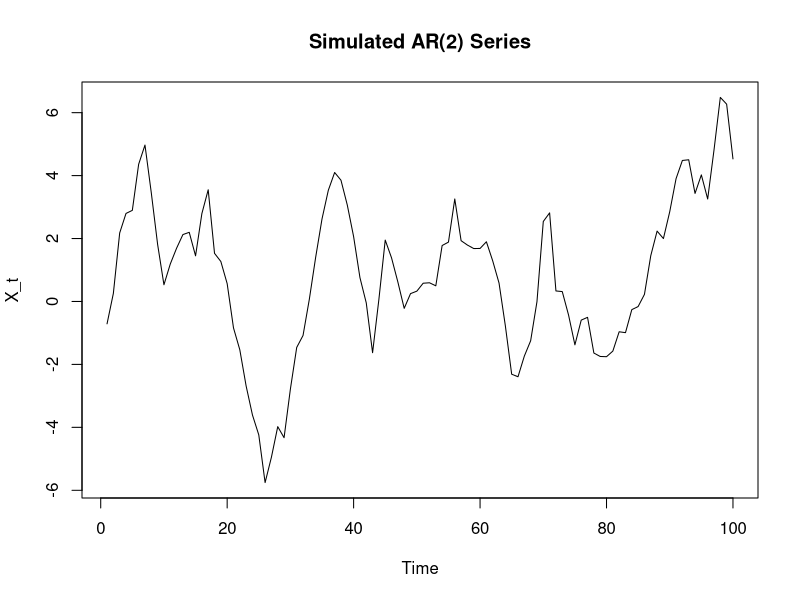
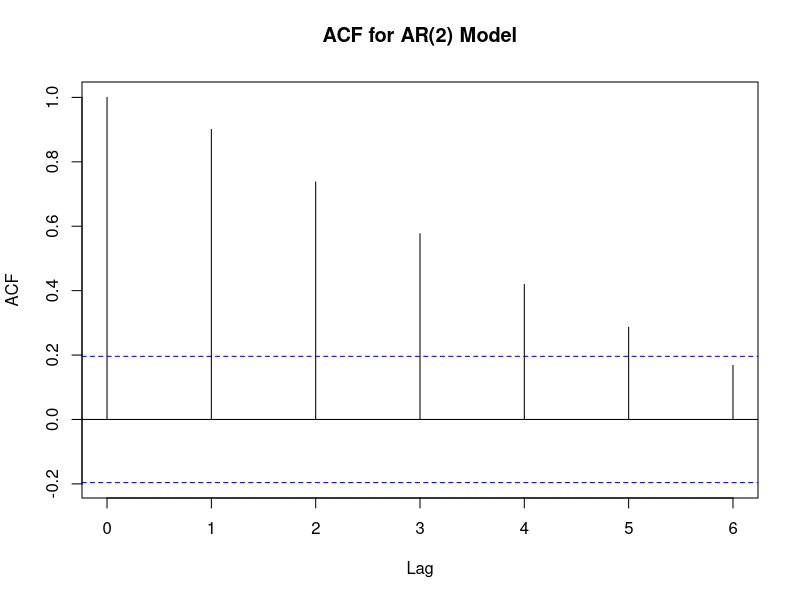
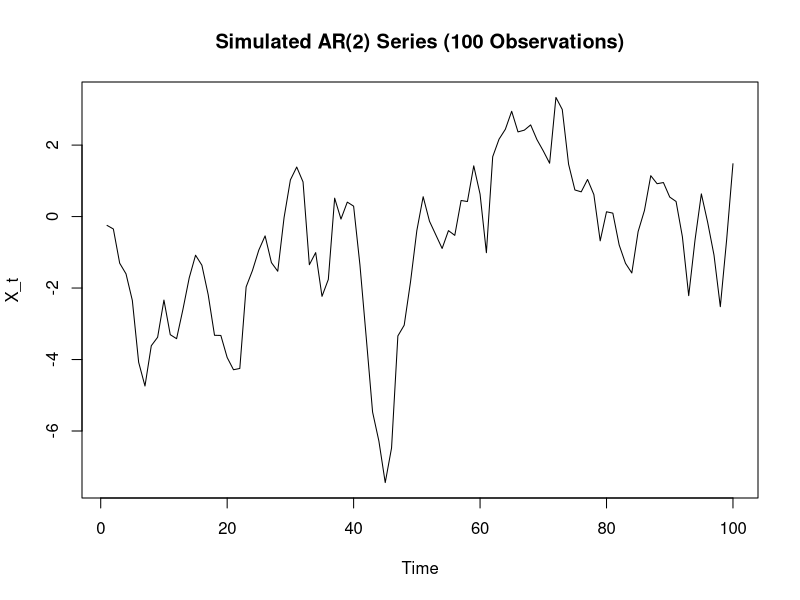
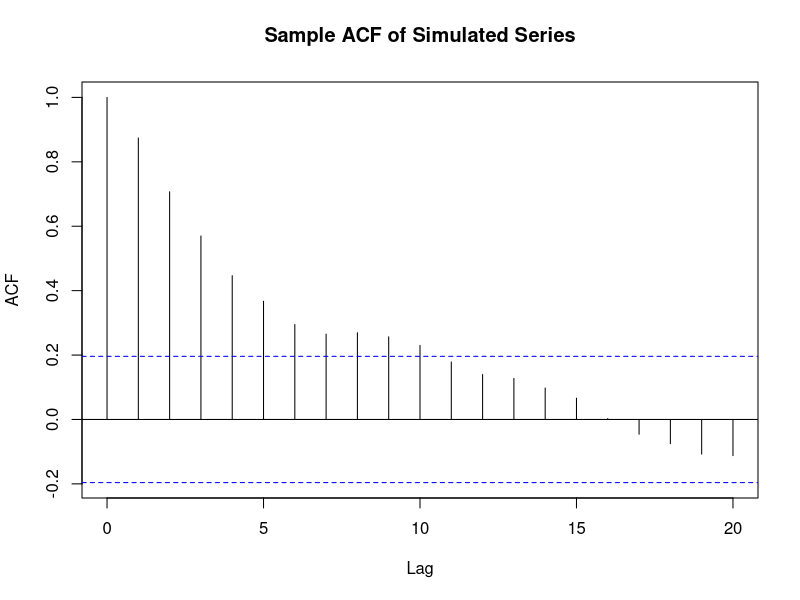
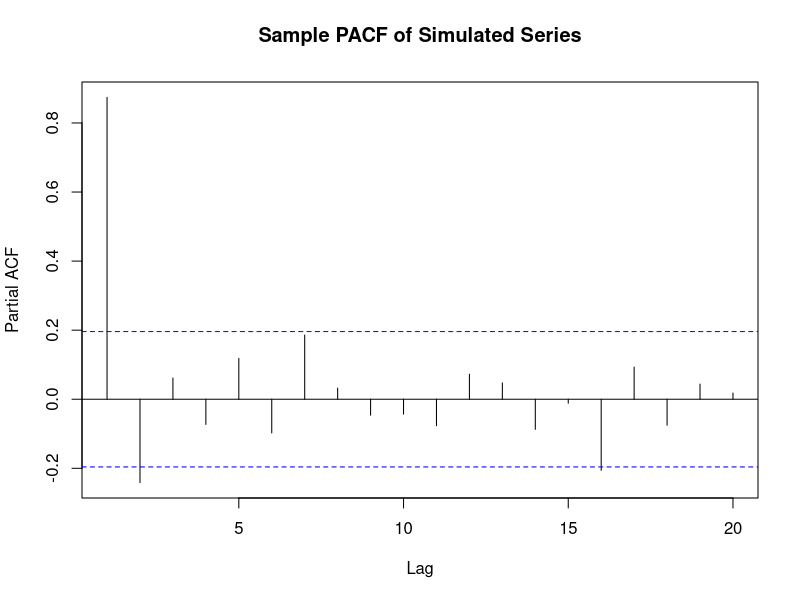
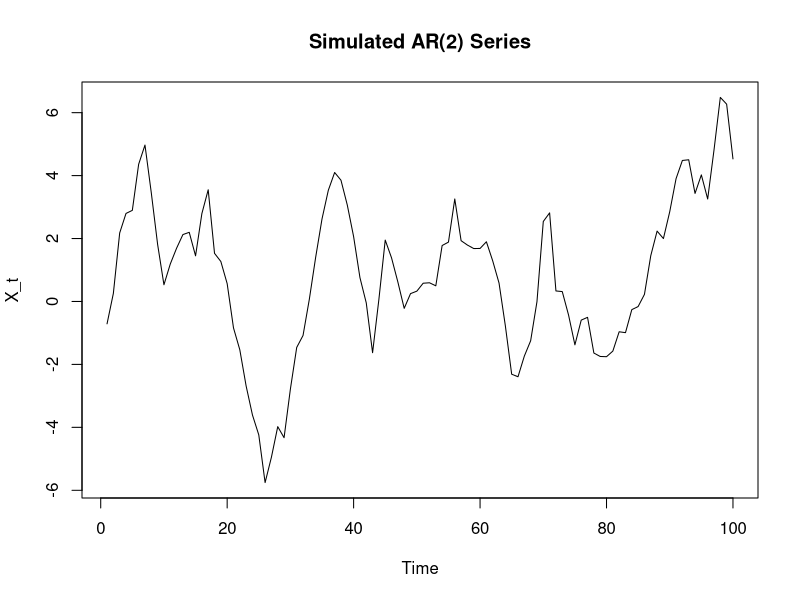
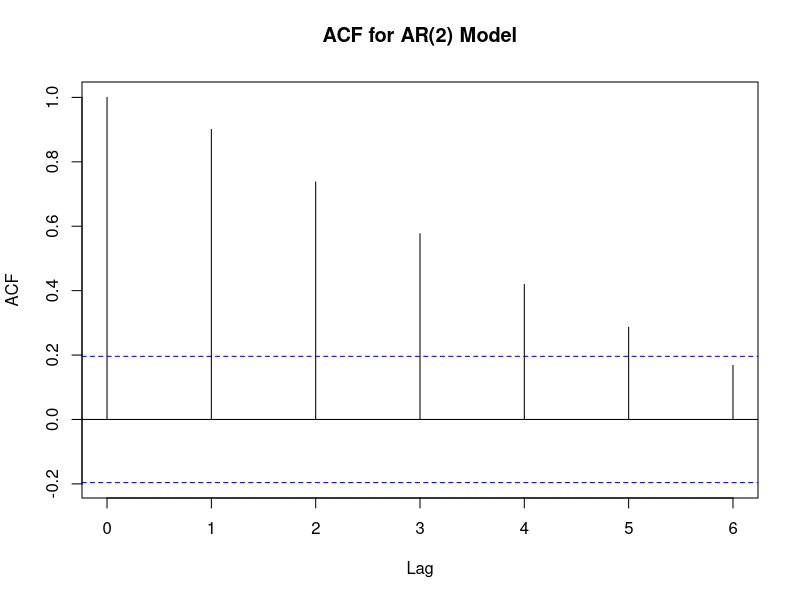
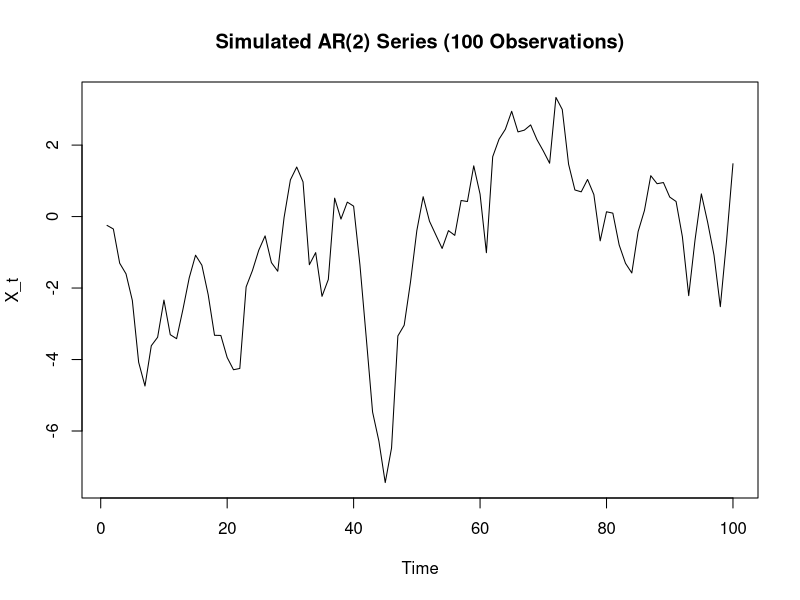

Generate these figures, in order, with R:
library(stats)

# Part a: Simulating AR(2) series

set.seed(123)  # Ensure reproducibility

# Define AR(2) parameters
n <- 100       # Number of observations
phi1 <- 1.3    # Coefficient for lag 1
phi2 <- -0.4   # Coefficient for lag 2
sigma2 <- 1    # Variance of white noise

# Generate white noise
Z <- rnorm(n, mean = 0, sd = sqrt(sigma2))

# Initialize the AR(2) series
X <- numeric(n)
X[1] <- rnorm(1, mean = 0, sd = 1)  # Initial value X_0
X[2] <- rnorm(1, mean = 0, sd = 1)  # Initial value X_1

# Generate the AR(2) series recursively
for (t in 3:n) {
  X[t] <- phi1 * X[t-1] + phi2 * X[t-2] + Z[t]
}

# Display the simulated series plot on screen
plot(X, type = "l", main = "Simulated AR(2) Series", xlab = "Time", ylab = "X_t")

# Save the simulated series plot
png("Simulated_AR2_Series.png", width = 800, height = 400)
plot(X, type = "l", main = "Simulated AR(2) Series", xlab = "Time", ylab = "X_t")
dev.off()

# Display the ACF plot on screen for h=0,1,2,3,4,5,6
acf(X, lag.max = 6, main = "ACF for AR(2) Model")

# Save the ACF plot
png("ACF_AR2_Model.png", width = 800, height = 400)
acf(X, lag.max = 6, main = "ACF for AR(2) Model")
dev.off()

# Part b: Simulating and saving ACF/PACF plots for a shorter series

# Simulate a shorter AR(2) series
x_sim <- numeric(n)
x_sim[1] <- rnorm(1, mean = 0, sd = 1)  # Initial value X_0
x_sim[2] <- rnorm(1, mean = 0, sd = 1)  # Initial value X_1

# Generate the series
for (t in 3:n) {
  x_sim[t] <- phi1 * x_sim[t-1] + phi2 * x_sim[t-2] + rnorm(1, mean = 0, sd = sqrt(sigma2))
}

# Display the shorter simulated series plot on screen
plot(x_sim, type = "l", main = "Simulated AR(2) Series (100 Observations)", xlab = "Time", ylab = "X_t")

# Save the shorter simulated series plot
png("Short_Simulated_AR2_Series.png", width = 800, height = 400)
plot(x_sim, type = "l", main = "Simulated AR(2) Series (100 Observations)", xlab = "Time", ylab = "X_t")
dev.off()

# Display the sample ACF plot for h=1 to 20 on screen
acf(x_sim, lag.max = 20, main = "Sample ACF of Simulated Series")

# Save the sample ACF plot
png("Sample_ACF_Short_Series.png", width = 800, height = 400)
acf(x_sim, lag.max = 20, main = "Sample ACF of Simulated Series")
dev.off()

# Display the sample PACF plot for h=1 to 20 on screen
pacf(x_sim, lag.max = 20, main = "Sample PACF of Simulated Series")

# Save the sample PACF plot
png("Sample_PACF_Short_Series.png", width = 800, height = 400)
pacf(x_sim, lag.max = 20, main = "Sample PACF of Simulated Series")
dev.off()
